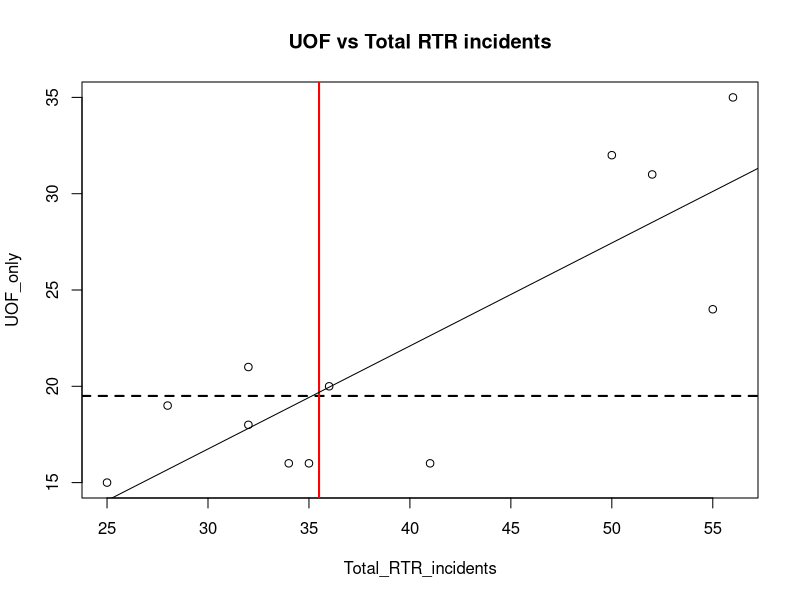
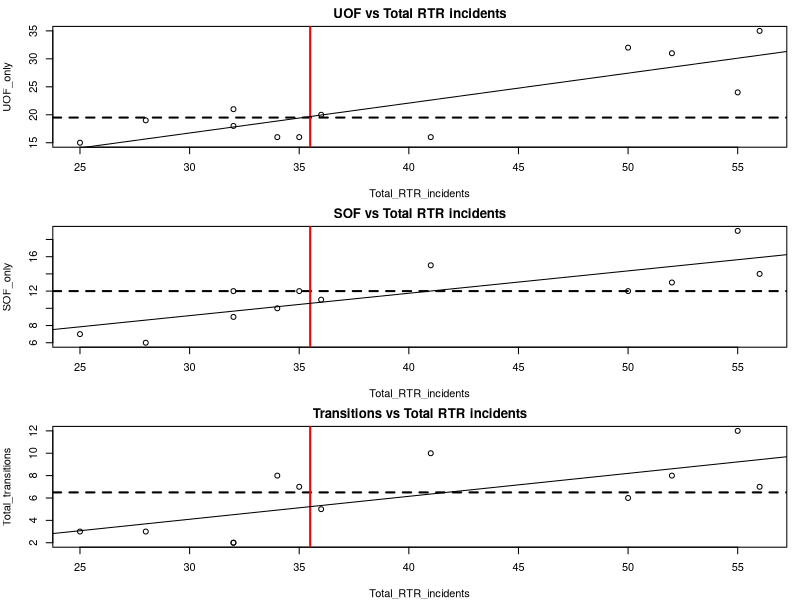
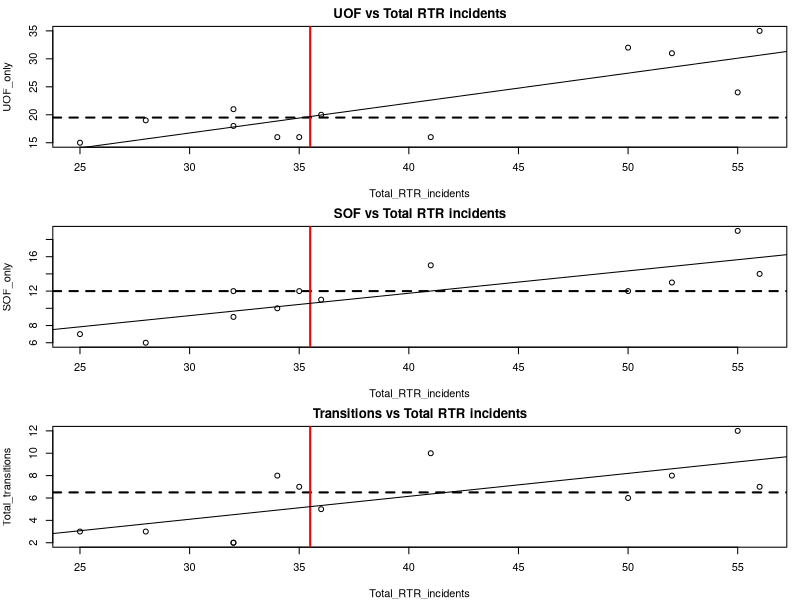

The R script that drew these images, in order:
# Continuing to work with the RTR data
library(readr)
elgCrime <- read_csv("ElginUOF.csv")

# let's get the column names again
summary(elgCrime)

# Now lets see this as a scatter plot
with(elgCrime, plot(Total_RTR_incidents, UOF_only)) # scatter plot
title(main = "UOF vs Total RTR incidents") # adds title
# What you're seeing here
# The first line of code, starting "with", creates a scatter plot. 
# First we say what dataset we want (elgCrime), then
# what we want to test - Total RTR incidents vs UOF only
# What it shows is that as there are more RTR incidents, 
# the number of incidents that involve UOF only also grows.
# Title obviously adds a title

# We can add some other things to help us understand the data too
abline(h=median(elgCrime$UOF_only), lty=2, lwd=2) 
# adds horizontal line for median UOF incidents which looks to be about 19
abline(v=median(elgCrime$Total_RTR_incidents), lwd=2, col="red") 
# adds vertical red line for median RTR incidents, about 36


fit <- lm(elgCrime$UOF_only~elgCrime$Total_RTR_incidents)
summary(fit)
# Lots to uppack here. Honestly, I am not qualified to
# explain in detail these more advanced statistic measures. 
# What follows is a very over-simplified explanation. 
# Look at the last three lines. Generally, you want ...
# A) your Adjusted R-square to be as close to 1.00 as possible
#    here it's 0.6556, which means it's estimated that 
#    about 66 percent of the observations can be explained by
#    the relationship between the two data set
#    Which makes sense - the more Totol RTR incidents there are
#    the more you see UOF_only incidents
# B) the p-value to be less that 0.05

# HOWEVER: Don't expect too much out of these stats - we're using a very 
# small dataset so it's not going to be very informative and may even
# cause confusing results. Look at the portion labeled Coefficients:

# C) Std. Error and t value. You want the two t values to be as large 
#    as possible versus the std errors. It is for one line 
#     and not the other. It's telling us that with only 12 datapoints, 
#    it's not able to make any definitive predictions. It just
#    doesn't have enough data to tell whether any new points added
#    would likely fall along the regression line.
# D) And that confusion carries on into the Pr(>|t|) or p-value. 
#    It uses those T values and Error to compute the P-value
#    The top one is well over 0.05 which isn't good, but the bottom one 
#    is well under so much so that R has tagged it with *** 
#    indicating it's significant
# ------
# Statistics is a science. Our purpose in graphing these
# values out is to see how the data relates to the
# regression line and maybe spot outliers. We will seldom use 
# T values or R2 in our stories.
# But there's nothing wrong in knowing about these things. And in fact
# understanding when it's telling you that something's wrong can
# be very useful.
# Here's a link to a resource explaining what you see with the summary
# https://feliperego.github.io/blog/2015/10/23/Interpreting-Model-Output-In-R
# If you want to learn more about statistics, let me know. There's a 
# good textbook I can recommend.

# add the regression line, or a line approximating the running average
abline(fit)

# Now, let's take a look at all three RTR categories
# "Par" sets up the plot window to show three plots in 1 column (mfrow)
# mar is margins
par(mfrow=c(3,1),mar=c(4,4,2,1)) 

# Let's add the plot we already did
with(elgCrime, plot(Total_RTR_incidents, UOF_only)) # scatter plot
title(main = "UOF vs Total RTR incidents") # adds title
abline(h=median(elgCrime$UOF_only), lty=2, lwd=2) 
abline(v=median(elgCrime$Total_RTR_incidents), lwd=2, col="red") 
abline(lm(elgCrime$UOF_only~elgCrime$Total_RTR_incidents))

# now SOF 
with(elgCrime, plot(Total_RTR_incidents, SOF_only)) # scatter plot
title(main = "SOF vs Total RTR incidents") # adds title
abline(h=median(elgCrime$SOF_only), lty=2, lwd=2) 
abline(v=median(elgCrime$Total_RTR_incidents), lwd=2, col="red") 
abline(lm(elgCrime$SOF_only~elgCrime$Total_RTR_incidents))

# finally, transitions
with(elgCrime, plot(Total_RTR_incidents, Total_transitions)) # scatter plot
title(main = "Transitions vs Total RTR incidents") # adds title
abline(h=median(elgCrime$Total_transitions), lty=2, lwd=2) 
abline(v=median(elgCrime$Total_RTR_incidents), lwd=2, col="red") 
abline(lm(elgCrime$Total_transitions~elgCrime$Total_RTR_incidents))

# You may need to make your plot window larger to see the results
# again, not enough data for any insights but it does appear
# that while all RTR increase about the same rate,
# there are not only more UOF incidents per quarter but
# there are more quarters with higher-than-average UOF incidents
# than SOF or transitions.

# Now let's save this as a PDF
# dev.cur() starts the process
dev.cur() 
# creates an empty pdf with w/h in inches
pdf(file="myplot.pdf", width = 4, height = 6) 

# make the space
par(mfrow=c(3,1),mar=c(4,4,2,1)) 

# adds the plots
with(elgCrime, plot(Total_RTR_incidents, UOF_only)) # scatter plot
title(main = "UOF vs Total RTR incidents") # adds title
abline(h=median(elgCrime$UOF_only), lty=2, lwd=2) 
abline(v=median(elgCrime$Total_RTR_incidents), lwd=2, col="red") 
abline(lm(elgCrime$UOF_only~elgCrime$Total_RTR_incidents))

with(elgCrime, plot(Total_RTR_incidents, SOF_only)) # scatter plot
title(main = "SOF vs Total RTR incidents") # adds title
abline(h=median(elgCrime$SOF_only), lty=2, lwd=2) 
abline(v=median(elgCrime$Total_RTR_incidents), lwd=2, col="red") 
abline(lm(elgCrime$SOF_only~elgCrime$Total_RTR_incidents))

with(elgCrime, plot(Total_RTR_incidents, Total_transitions)) # scatter plot
title(main = "Transitions vs Total RTR incidents") # adds title
abline(h=median(elgCrime$Total_transitions), lty=2, lwd=2) 
abline(v=median(elgCrime$Total_RTR_incidents), lwd=2, col="red") 
abline(lm(elgCrime$Total_transitions~elgCrime$Total_RTR_incidents))


dev.off() # Then turn off dev and you can view the plot


# --------------

# there's a better way of doing multiple plots that we'll look at later
